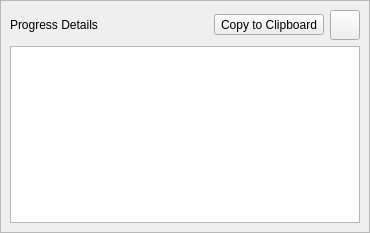
<?xml version="1.0" encoding="UTF-8"?>
<ui version="4.0">
 <class>ProgressDetailsWidget</class>
 <widget class="QWidget" name="ProgressDetailsWidget">
  <property name="geometry">
   <rect>
    <x>0</x>
    <y>0</y>
    <width>370</width>
    <height>233</height>
   </rect>
  </property>
  <property name="windowTitle">
   <string>Form</string>
  </property>
  <layout class="QVBoxLayout" name="verticalLayout">
   <property name="spacing">
    <number>0</number>
   </property>
   <property name="margin">
    <number>0</number>
   </property>
   <item>
    <widget class="QFrame" name="progress_frame">
     <property name="frameShape">
      <enum>QFrame::StyledPanel</enum>
     </property>
     <property name="frameShadow">
      <enum>QFrame::Raised</enum>
     </property>
     <layout class="QVBoxLayout" name="verticalLayout_2">
      <item>
       <layout class="QHBoxLayout" name="horizontalLayout">
        <item>
         <widget class="QLabel" name="progress_label">
          <property name="text">
           <string>Progress Details</string>
          </property>
         </widget>
        </item>
        <item>
         <widget class="QToolButton" name="copy_log_button">
          <property name="minimumSize">
           <size>
            <width>105</width>
            <height>0</height>
           </size>
          </property>
          <property name="toolTip">
           <string>&lt;html&gt;&lt;head/&gt;&lt;body&gt;&lt;p&gt;Open the publisher's log file. The log file is useful for deeper debugging of publish issues. For issues involving Flow Production Tracking Support, please include a copy of this file when submitting a support request. &lt;/p&gt;&lt;/body&gt;&lt;/html&gt;</string>
          </property>
          <property name="text">
           <string>Copy to Clipboard</string>
          </property>
          <property name="toolButtonStyle">
           <enum>Qt::ToolButtonTextOnly</enum>
          </property>
         </widget>
        </item>
        <item>
         <widget class="QToolButton" name="close">
          <property name="minimumSize">
           <size>
            <width>30</width>
            <height>30</height>
           </size>
          </property>
          <property name="maximumSize">
           <size>
            <width>30</width>
            <height>30</height>
           </size>
          </property>
          <property name="toolTip">
           <string>Close</string>
          </property>
          <property name="text">
           <string/>
          </property>
          <property name="icon">
           <iconset resource="resources.qrc">
            <normaloff>:/tk_multi_datamanager/cross.png</normaloff>:/tk_multi_datamanager/cross.png</iconset>
          </property>
          <property name="iconSize">
           <size>
            <width>30</width>
            <height>30</height>
           </size>
          </property>
         </widget>
        </item>
       </layout>
      </item>
      <item>
       <widget class="QTreeWidget" name="log_tree">
        <property name="accessibleName">
         <string>&lt;html&gt;&lt;head/&gt;&lt;body&gt;&lt;p&gt;Opens the log file for the current engine which will include log messages from the publisher. This file is extremely useful for deeper debugging and understanding of publish issues. A copy of this file should be included when submitting support requests to the Flow Production Tracking Support team.&lt;/p&gt;&lt;/body&gt;&lt;/html&gt;</string>
        </property>
        <property name="horizontalScrollMode">
         <enum>QAbstractItemView::ScrollPerItem</enum>
        </property>
        <property name="uniformRowHeights">
         <bool>true</bool>
        </property>
        <property name="wordWrap">
         <bool>true</bool>
        </property>
        <property name="columnCount">
         <number>2</number>
        </property>
        <attribute name="headerVisible">
         <bool>false</bool>
        </attribute>
        <attribute name="headerStretchLastSection">
         <bool>false</bool>
        </attribute>
        <column>
         <property name="text">
          <string notr="true">1</string>
         </property>
        </column>
        <column>
         <property name="text">
          <string notr="true">2</string>
         </property>
        </column>
       </widget>
      </item>
     </layout>
    </widget>
   </item>
  </layout>
 </widget>
 <resources>
  <include location="resources.qrc"/>
 </resources>
 <connections/>
</ui>
